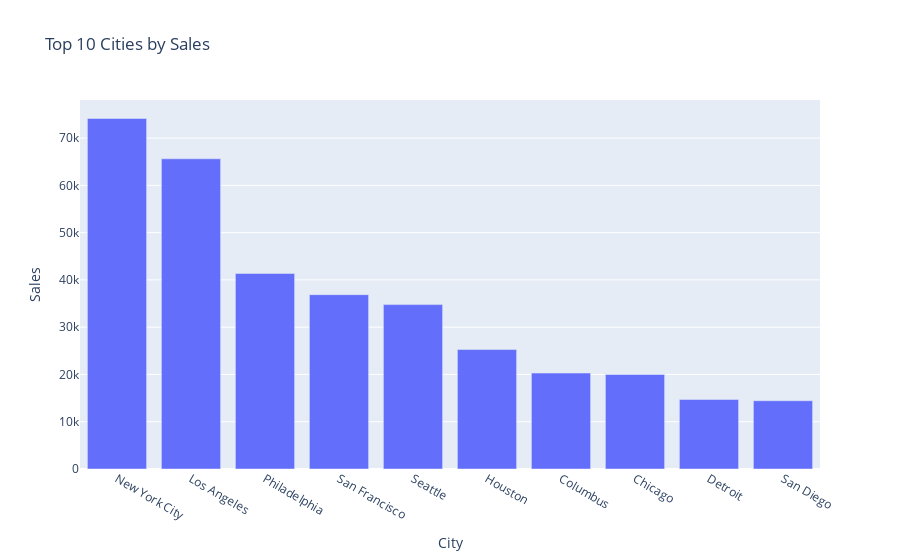

Notebook code cell kept with this figure:
### Code cell
# 8 — Top 10 Cities by Sales
city_sales = data.groupby("City")["Sales"].sum().nlargest(10).reset_index()
fig = px.bar(city_sales, x="City", y="Sales", title=" Top 10 Cities by Sales")
fig.show()

### Figure 1 — Plotly figure (JSON) as saved in the notebook; plotly's stock layout.template omitted (floating-point values rounded to 4 significant figures)
{"data": [{"hovertemplate": "City=%{x}<br>Sales=%{y}<extra></extra>", "legendgroup": "", "marker": {"color": "#636efa", "pattern": {"shape": ""}}, "name": "", "orientation": "v", "showlegend": false, "textposition": "auto", "type": "bar", "x": ["New York City", "Los Angeles", "Philadelphia", "San Francisco", "Seattle", "Houston", "Columbus", "Chicago", "Detroit", "San Diego"], "xaxis": "x", "y": [74160.0, 65620.0, 41370.0, 36880.0, 34780.0, 25280.0, 20300.0, 20000.0, 14700.0, 14440.0], "yaxis": "y"}], "layout": {"barmode": "relative", "legend": {"tracegroupgap": 0}, "title": {"text": " Top 10 Cities by Sales"}, "xaxis": {"anchor": "y", "domain": [0, 1], "title": {"text": "City"}}, "yaxis": {"anchor": "x", "domain": [0, 1], "title": {"text": "Sales"}}}}
